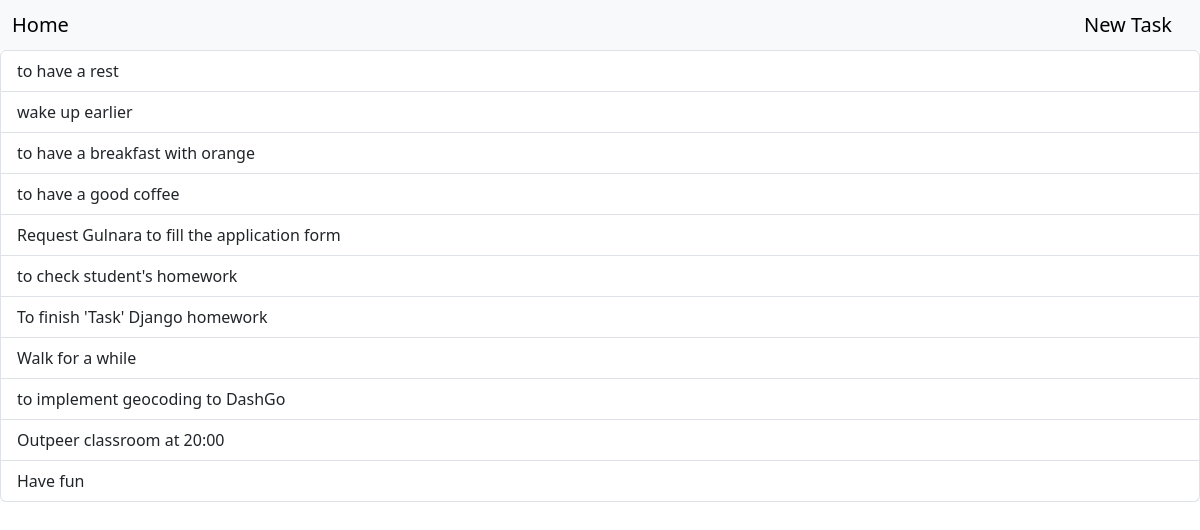
The page / on the database its author committed.
### display/models.py (models this page shows, shortened)
class Task(models.Model):
    objective = models.CharField(max_length=50, null=True, blank=False)
    status = models.CharField(max_length=25, default='New')
    dead_line = models.DateField(auto_now=False, auto_now_add=False, blank=True, default=None)
    description = models.TextField(max_length=1000, null=True)

### display/views.py (the view)
# urls.py: path('', display_views.index_view, name='main'),
def index_view(request):
    task = Task.objects.all()
    return render(request, 'index.html', context={'task': task})

### templates/index.html (shortened to what this page needs)
{% extends 'base.html' %}
{% block content %}
    <div>
            <div class="list-group">
                {% for task in task %}
                    <a href="{% url 'detail_task' task.pk %}" class="list-group-item"> {{ task.objective }}</a>
                {% endfor %}
            </div>
        {% endblock %}

### rows shown on the page
Task: objective "to have a rest"
Task: objective "wake up earlier"
Task: objective "to have a breakfast with orange"
Task: objective "to have a good coffee"
Task: objective "Request Gulnara to fill the application form"
Task: objective "to check student's homework"
Task: objective "To finish 'Task' Django homework"
Task: objective "Walk for a while"
Task: objective "to implement geocoding to DashGo"
Task: objective "Outpeer classroom at 20:00"
Task: objective "Have fun"
